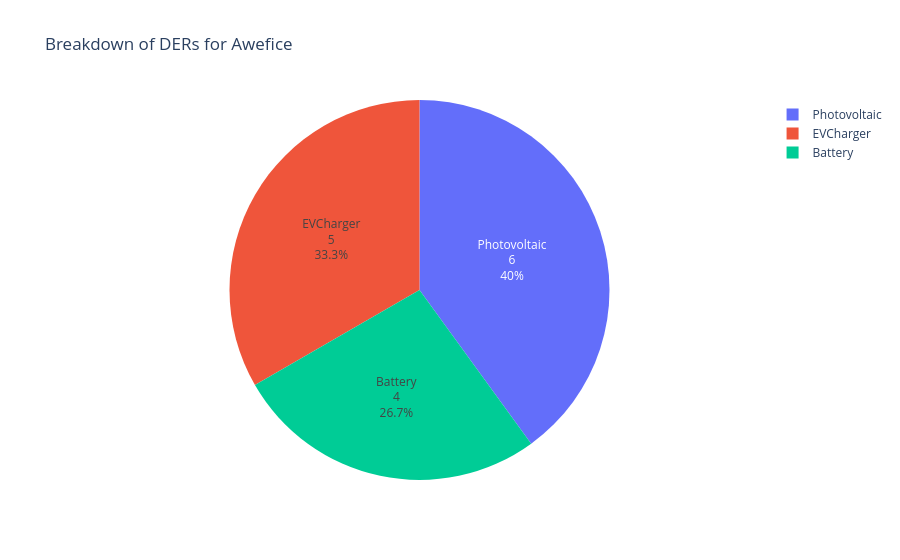

This figure's notebook cell:
### Markdown cell above
#### Visualization
Pie chart of DER counts. Each DER is counted only once.

### Code cell
# Pie chart of DER counts.
plot_count_pie(df, grid_id, is_entire_grid=True)

### Figure 1 — Plotly figure (JSON) as saved in the notebook; plotly's stock layout.template omitted (floating-point values rounded to 4 significant figures)
{"data": [{"domain": {"x": [0, 1], "y": [0, 1]}, "hovertemplate": "DER Type=%{label}<extra></extra>", "labels": ["EVCharger", "Battery", "Battery", "EVCharger", "EVCharger", "Photovoltaic", "Photovoltaic", "Photovoltaic", "Battery", "Battery", "EVCharger", "EVCharger", "Photovoltaic", "Photovoltaic", "Photovoltaic"], "legendgroup": "", "name": "", "showlegend": true, "textinfo": "percent+label+value", "textposition": "inside", "type": "pie"}], "layout": {"legend": {"tracegroupgap": 0}, "title": {"text": "Breakdown of DERs for Awefice"}}}
